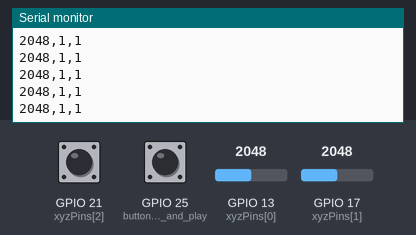
Bench run of a sketch on a simulated ESP32. On the bench: the last lines printed to the serial monitor. Inputs (shaded band) come from the test bench; at power-on: GPIO 13 (xyzPins[0]) = 2048, GPIO 21 (xyzPins[2]) HIGH, GPIO 25 (button_to_pause_and_play) HIGH, GPIO 17 (xyzPins[1]) = 2048.

Above: at 1.2 s.
1.3 s: GPIO 13 (xyzPins[0]) set to 2866
At 1.31 s:
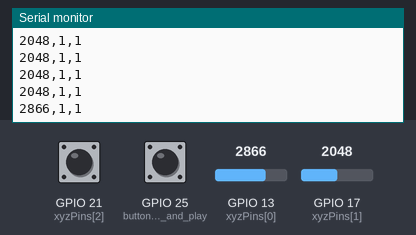
2.8 s: GPIO 21 (xyzPins[2]) pulled LOW for 0.15 s
At 2.81 s:
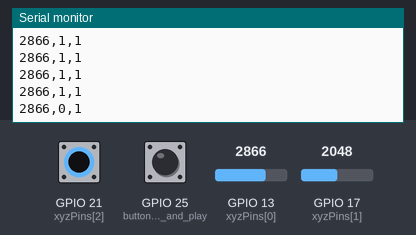
4.4 s: GPIO 25 (button_to_pause_and_play) pulled LOW for 0.15 s
At 4.42 s:
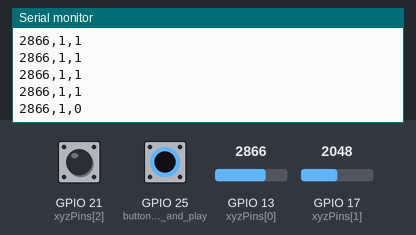
6.0 s: GPIO 13 (xyzPins[0]) set to 3603
At 6.02 s:
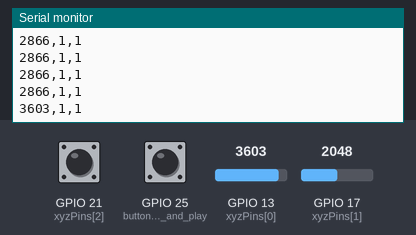
7.5 s: GPIO 21 (xyzPins[2]) pulled LOW for 1 s
At 7.53 s:
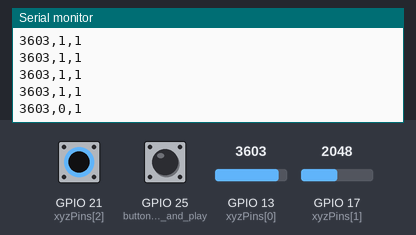
10.0 s: GPIO 25 (button_to_pause_and_play) pulled LOW for 1 s
At 10.04 s:
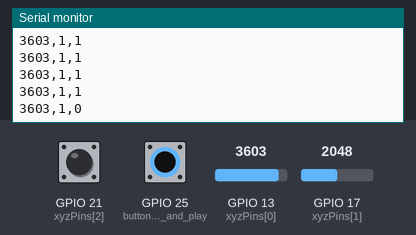
Timing chart, 0 to 13.0 s (numbered marks = the images above; inputs shaded):
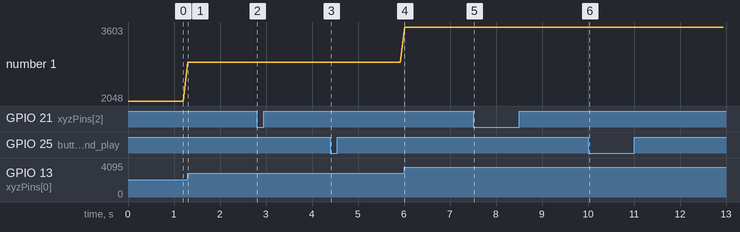

The sketch:

boombox_ARDUINO.ino
```cpp
int xyzPins[] = {13, 17, 21}; //x,y,z pins

void setup() {
  Serial.begin(9600);
  pinMode(xyzPins[0], INPUT_PULLUP); //x axis controls pitch.
  pinMode(xyzPins[1], INPUT_PULLUP); //y axis controls volume (not working)
  pinMode(xyzPins[2], INPUT_PULLUP); //z axis is a button to repeat song.
  pinMode(25, INPUT_PULLUP); //button to pause and play
}
void loop() {

  //For joystick
  int xVal = analogRead(xyzPins[0]);
  int yVal = analogRead(xyzPins[1]);
  int zVal = digitalRead(xyzPins[2]);

  //We print the data separated by comas: x,z,b
  //In the Processing we will split these and assign them to variables in order to manipulate them
  Serial.print(xVal, DEC);
  Serial.print(",");
  // Serial.print(yVal, DEC);
  // Serial.print(",");
  Serial.print(zVal, DEC);
  Serial.print(",");

  // For button
  int buttonVal = digitalRead(25);
  Serial.print(buttonVal, DEC);
  // Print a new line so that it is easier to get the data
  Serial.print('\n');
  delay(100);

}
```

Measured:
- after the input at 1.3 s, the serial monitor: prints a new line at once (image 1)
- after the input at 2.8 s, the serial monitor: prints a new line at once (image 2)
- after the input at 4.4 s, the serial monitor: prints a new line at once (image 3)
- after the input at 6.0 s, the serial monitor: prints a new line at once (image 4)
- after the input at 7.5 s, the serial monitor: prints a new line at once (image 5)
- after the input at 10.0 s, the serial monitor: prints a new line at once (image 6)
- plotted number 1: 2048 → 2866 after the input at 1.3 s, 2866 → 3603 after the input at 6.0 s
